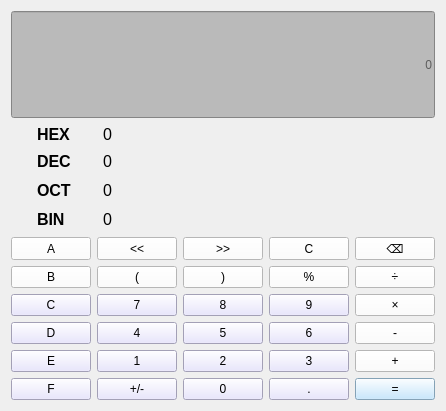
<?xml version="1.0" encoding="UTF-8"?>
<ui version="4.0">
 <class>Programmer</class>
 <widget class="QWidget" name="Programmer">
  <property name="geometry">
   <rect>
    <x>0</x>
    <y>0</y>
    <width>419</width>
    <height>411</height>
   </rect>
  </property>
  <property name="windowTitle">
   <string>Form</string>
  </property>
  <layout class="QVBoxLayout" name="verticalLayout">
   <item>
    <widget class="QLineEdit" name="display">
     <property name="sizePolicy">
      <sizepolicy hsizetype="Expanding" vsizetype="Preferred">
       <horstretch>0</horstretch>
       <verstretch>0</verstretch>
      </sizepolicy>
     </property>
     <property name="styleSheet">
      <string notr="true">font: 63 20pt &quot;Bahnschrift SemiBold&quot;;
background-color: rgb(186, 186, 186);
</string>
     </property>
     <property name="alignment">
      <set>Qt::AlignRight|Qt::AlignTrailing|Qt::AlignVCenter</set>
     </property>
     <property name="placeholderText">
      <string>0</string>
     </property>
    </widget>
   </item>
   <item>
    <layout class="QGridLayout" name="gridLayout_3">
     <item row="2" column="1">
      <widget class="QLabel" name="label_5">
       <property name="maximumSize">
        <size>
         <width>60</width>
         <height>16777215</height>
        </size>
       </property>
       <property name="font">
        <font>
         <family>Arial</family>
         <pointsize>12</pointsize>
         <weight>75</weight>
         <bold>true</bold>
        </font>
       </property>
       <property name="text">
        <string>OCT</string>
       </property>
      </widget>
     </item>
     <item row="0" column="1">
      <widget class="QLabel" name="label_3">
       <property name="maximumSize">
        <size>
         <width>60</width>
         <height>16777215</height>
        </size>
       </property>
       <property name="font">
        <font>
         <family>Arial</family>
         <pointsize>12</pointsize>
         <weight>75</weight>
         <bold>true</bold>
        </font>
       </property>
       <property name="text">
        <string>HEX</string>
       </property>
      </widget>
     </item>
     <item row="0" column="0">
      <widget class="QLabel" name="labelCur">
       <property name="maximumSize">
        <size>
         <width>20</width>
         <height>20</height>
        </size>
       </property>
       <property name="font">
        <font>
         <family>Arial</family>
         <pointsize>12</pointsize>
         <weight>75</weight>
         <bold>true</bold>
        </font>
       </property>
       <property name="styleSheet">
        <string notr="true">border-image: url(:/imgs/line.png);</string>
       </property>
       <property name="text">
        <string/>
       </property>
      </widget>
     </item>
     <item row="1" column="1">
      <widget class="QLabel" name="label_4">
       <property name="maximumSize">
        <size>
         <width>60</width>
         <height>16777215</height>
        </size>
       </property>
       <property name="font">
        <font>
         <family>Arial</family>
         <pointsize>12</pointsize>
         <weight>75</weight>
         <bold>true</bold>
        </font>
       </property>
       <property name="text">
        <string>DEC</string>
       </property>
      </widget>
     </item>
     <item row="1" column="2">
      <widget class="QLabel" name="labelDEC">
       <property name="font">
        <font>
         <family>Arial</family>
         <pointsize>12</pointsize>
        </font>
       </property>
       <property name="text">
        <string>0</string>
       </property>
      </widget>
     </item>
     <item row="2" column="2">
      <widget class="QLabel" name="labelOCT">
       <property name="font">
        <font>
         <family>Arial</family>
         <pointsize>12</pointsize>
        </font>
       </property>
       <property name="text">
        <string>0</string>
       </property>
      </widget>
     </item>
     <item row="3" column="2">
      <widget class="QLabel" name="labelBIN">
       <property name="font">
        <font>
         <family>Arial</family>
         <pointsize>12</pointsize>
        </font>
       </property>
       <property name="text">
        <string>0</string>
       </property>
      </widget>
     </item>
     <item row="3" column="1">
      <widget class="QLabel" name="label_6">
       <property name="maximumSize">
        <size>
         <width>60</width>
         <height>16777215</height>
        </size>
       </property>
       <property name="font">
        <font>
         <family>Arial</family>
         <pointsize>12</pointsize>
         <weight>75</weight>
         <bold>true</bold>
        </font>
       </property>
       <property name="text">
        <string>BIN</string>
       </property>
      </widget>
     </item>
     <item row="0" column="2">
      <widget class="QLabel" name="labelHEX">
       <property name="font">
        <font>
         <family>Arial</family>
         <pointsize>12</pointsize>
        </font>
       </property>
       <property name="text">
        <string>0</string>
       </property>
      </widget>
     </item>
    </layout>
   </item>
   <item>
    <layout class="QGridLayout" name="gridLayout_2">
     <item row="2" column="3">
      <widget class="QPushButton" name="btnNum9">
       <property name="sizePolicy">
        <sizepolicy hsizetype="Minimum" vsizetype="Minimum">
         <horstretch>0</horstretch>
         <verstretch>0</verstretch>
        </sizepolicy>
       </property>
       <property name="styleSheet">
        <string notr="true">QPushButton{
	font: 25 18pt &quot;Bahnschrift Light&quot;;
	background-color: rgb(228, 224, 255);
}

QPushButton::hover{
	background-color: rgb(177, 171, 255);
	color:black;
}

QPushButton::pressed{
	background-color: rgb(255, 255, 255);
	color:black;
}</string>
       </property>
       <property name="text">
        <string>9</string>
       </property>
      </widget>
     </item>
     <item row="0" column="1">
      <widget class="QPushButton" name="btnLeftMove">
       <property name="sizePolicy">
        <sizepolicy hsizetype="Minimum" vsizetype="Minimum">
         <horstretch>0</horstretch>
         <verstretch>0</verstretch>
        </sizepolicy>
       </property>
       <property name="styleSheet">
        <string notr="true">QPushButton{
	font: 25 18pt &quot;Bahnschrift Light&quot;;
	background-color: rgb(255, 255, 255);
}

QPushButton::hover{
	background-color: rgb(177, 171, 255);
	color:black;
}

QPushButton::pressed{
	background-color: rgb(200, 127, 128);
	color:black;
}</string>
       </property>
       <property name="text">
        <string>&lt;&lt;</string>
       </property>
      </widget>
     </item>
     <item row="0" column="0">
      <widget class="QPushButton" name="btnA">
       <property name="sizePolicy">
        <sizepolicy hsizetype="Minimum" vsizetype="Minimum">
         <horstretch>0</horstretch>
         <verstretch>0</verstretch>
        </sizepolicy>
       </property>
       <property name="styleSheet">
        <string notr="true">QPushButton{
	font: 25 18pt &quot;Bahnschrift Light&quot;;
	background-color: rgb(255, 255, 255);
}

QPushButton::hover{
	background-color: rgb(177, 171, 255);
	color:black;
}

QPushButton::pressed{
	background-color: rgb(200, 127, 128);
	color:black;
}</string>
       </property>
       <property name="text">
        <string>A</string>
       </property>
      </widget>
     </item>
     <item row="4" column="3">
      <widget class="QPushButton" name="btnNum3">
       <property name="sizePolicy">
        <sizepolicy hsizetype="Minimum" vsizetype="Minimum">
         <horstretch>0</horstretch>
         <verstretch>0</verstretch>
        </sizepolicy>
       </property>
       <property name="styleSheet">
        <string notr="true">QPushButton{
	font: 25 18pt &quot;Bahnschrift Light&quot;;
	background-color: rgb(228, 224, 255);
}

QPushButton::hover{
	background-color: rgb(177, 171, 255);
	color:black;
}

QPushButton::pressed{
	background-color: rgb(255, 255, 255);
	color:black;
}</string>
       </property>
       <property name="text">
        <string>3</string>
       </property>
      </widget>
     </item>
     <item row="0" column="2">
      <widget class="QPushButton" name="btnRightMove">
       <property name="sizePolicy">
        <sizepolicy hsizetype="Minimum" vsizetype="Minimum">
         <horstretch>0</horstretch>
         <verstretch>0</verstretch>
        </sizepolicy>
       </property>
       <property name="styleSheet">
        <string notr="true">QPushButton{
	font: 25 18pt &quot;Bahnschrift Light&quot;;
	background-color: rgb(255, 255, 255);
}

QPushButton::hover{
	background-color: rgb(177, 171, 255);
	color:black;
}

QPushButton::pressed{
	background-color: rgb(200, 127, 128);
	color:black;
}</string>
       </property>
       <property name="text">
        <string>&gt;&gt;</string>
       </property>
      </widget>
     </item>
     <item row="1" column="4">
      <widget class="QPushButton" name="btnDivide">
       <property name="sizePolicy">
        <sizepolicy hsizetype="Minimum" vsizetype="Minimum">
         <horstretch>0</horstretch>
         <verstretch>0</verstretch>
        </sizepolicy>
       </property>
       <property name="styleSheet">
        <string notr="true">QPushButton{
	font: 25 18pt &quot;Bahnschrift Light&quot;;
	background-color: rgb(255, 255, 255);
}

QPushButton::hover{
	background-color: rgb(177, 171, 255);
	color:black;
}

QPushButton::pressed{
	background-color: rgb(200, 127, 128);
	color:black;
}</string>
       </property>
       <property name="text">
        <string>÷</string>
       </property>
      </widget>
     </item>
     <item row="2" column="2">
      <widget class="QPushButton" name="btnNum8">
       <property name="sizePolicy">
        <sizepolicy hsizetype="Minimum" vsizetype="Minimum">
         <horstretch>0</horstretch>
         <verstretch>0</verstretch>
        </sizepolicy>
       </property>
       <property name="styleSheet">
        <string notr="true">QPushButton{
	font: 25 18pt &quot;Bahnschrift Light&quot;;
	background-color: rgb(228, 224, 255);
}

QPushButton::hover{
	background-color: rgb(177, 171, 255);
	color:black;
}

QPushButton::pressed{
	background-color: rgb(255, 255, 255);
	color:black;
}
</string>
       </property>
       <property name="text">
        <string>8</string>
       </property>
       <property name="checkable">
        <bool>false</bool>
       </property>
       <property name="autoDefault">
        <bool>false</bool>
       </property>
      </widget>
     </item>
     <item row="2" column="4">
      <widget class="QPushButton" name="btnMultiple">
       <property name="sizePolicy">
        <sizepolicy hsizetype="Minimum" vsizetype="Minimum">
         <horstretch>0</horstretch>
         <verstretch>0</verstretch>
        </sizepolicy>
       </property>
       <property name="styleSheet">
        <string notr="true">QPushButton{
	font: 25 18pt &quot;Bahnschrift Light&quot;;
	background-color: rgb(255, 255, 255);
}

QPushButton::hover{
	background-color: rgb(177, 171, 255);
	color:black;
}

QPushButton::pressed{
	background-color: rgb(200, 127, 128);
	color:black;
}</string>
       </property>
       <property name="text">
        <string>×</string>
       </property>
      </widget>
     </item>
     <item row="4" column="4">
      <widget class="QPushButton" name="btnPlus">
       <property name="sizePolicy">
        <sizepolicy hsizetype="Minimum" vsizetype="Minimum">
         <horstretch>0</horstretch>
         <verstretch>0</verstretch>
        </sizepolicy>
       </property>
       <property name="styleSheet">
        <string notr="true">QPushButton{
	font: 25 18pt &quot;Bahnschrift Light&quot;;
	background-color: rgb(255, 255, 255);
}

QPushButton::hover{
	background-color: rgb(177, 171, 255);
	color:black;
}

QPushButton::pressed{
	background-color: rgb(200, 127, 128);
	color:black;
}</string>
       </property>
       <property name="text">
        <string>+</string>
       </property>
      </widget>
     </item>
     <item row="2" column="0">
      <widget class="QPushButton" name="btnC">
       <property name="sizePolicy">
        <sizepolicy hsizetype="Minimum" vsizetype="Minimum">
         <horstretch>0</horstretch>
         <verstretch>0</verstretch>
        </sizepolicy>
       </property>
       <property name="styleSheet">
        <string notr="true">QPushButton{
	font: 25 18pt &quot;Bahnschrift Light&quot;;
	background-color: rgb(228, 224, 255);
}

QPushButton::hover{
	background-color: rgb(177, 171, 255);
	color:black;
}

QPushButton::pressed{
	background-color: rgb(255, 255, 255);
	color:black;
}
</string>
       </property>
       <property name="text">
        <string>C</string>
       </property>
      </widget>
     </item>
     <item row="4" column="1">
      <widget class="QPushButton" name="btnNum1">
       <property name="sizePolicy">
        <sizepolicy hsizetype="Minimum" vsizetype="Minimum">
         <horstretch>0</horstretch>
         <verstretch>0</verstretch>
        </sizepolicy>
       </property>
       <property name="styleSheet">
        <string notr="true">QPushButton{
	font: 25 18pt &quot;Bahnschrift Light&quot;;
	background-color: rgb(228, 224, 255);
}

QPushButton::hover{
	background-color: rgb(177, 171, 255);
	color:black;
}

QPushButton::pressed{
	background-color: rgb(255, 255, 255);
	color:black;
}</string>
       </property>
       <property name="text">
        <string>1</string>
       </property>
      </widget>
     </item>
     <item row="0" column="3">
      <widget class="QPushButton" name="btnClearAll">
       <property name="sizePolicy">
        <sizepolicy hsizetype="Minimum" vsizetype="Minimum">
         <horstretch>0</horstretch>
         <verstretch>0</verstretch>
        </sizepolicy>
       </property>
       <property name="styleSheet">
        <string notr="true">QPushButton{
	font: 25 18pt &quot;Bahnschrift Light&quot;;
	background-color: rgb(255, 255, 255);
}

QPushButton::hover{
	background-color: rgb(177, 171, 255);
	color:black;
}

QPushButton::pressed{
	background-color: rgb(200, 127, 128);
	color:black;
}</string>
       </property>
       <property name="text">
        <string>C</string>
       </property>
      </widget>
     </item>
     <item row="1" column="0">
      <widget class="QPushButton" name="btnB">
       <property name="sizePolicy">
        <sizepolicy hsizetype="Minimum" vsizetype="Minimum">
         <horstretch>0</horstretch>
         <verstretch>0</verstretch>
        </sizepolicy>
       </property>
       <property name="styleSheet">
        <string notr="true">QPushButton{
	font: 25 18pt &quot;Bahnschrift Light&quot;;
	background-color: rgb(255, 255, 255);
}

QPushButton::hover{
	background-color: rgb(177, 171, 255);
	color:black;
}

QPushButton::pressed{
	background-color: rgb(200, 127, 128);
	color:black;
}</string>
       </property>
       <property name="text">
        <string>B</string>
       </property>
      </widget>
     </item>
     <item row="5" column="4">
      <widget class="QPushButton" name="btnEqual">
       <property name="sizePolicy">
        <sizepolicy hsizetype="Minimum" vsizetype="Minimum">
         <horstretch>0</horstretch>
         <verstretch>0</verstretch>
        </sizepolicy>
       </property>
       <property name="styleSheet">
        <string notr="true">QPushButton{
	font: 25 18pt &quot;Bahnschrift Light&quot;;
	background-color: rgb(185, 227, 255);
}

QPushButton::hover{
	background-color: rgb(126, 210, 255);
	color:black;
}

QPushButton::pressed{
	background-color: rgb(255, 255, 255);
	color:black;
}
</string>
       </property>
       <property name="text">
        <string>=</string>
       </property>
      </widget>
     </item>
     <item row="1" column="1">
      <widget class="QPushButton" name="btnLeft">
       <property name="sizePolicy">
        <sizepolicy hsizetype="Minimum" vsizetype="Minimum">
         <horstretch>0</horstretch>
         <verstretch>0</verstretch>
        </sizepolicy>
       </property>
       <property name="styleSheet">
        <string notr="true">QPushButton{
	font: 25 18pt &quot;Bahnschrift Light&quot;;
	background-color: rgb(255, 255, 255);
}

QPushButton::hover{
	background-color: rgb(177, 171, 255);
	color:black;
}

QPushButton::pressed{
	background-color: rgb(200, 127, 128);
	color:black;
}</string>
       </property>
       <property name="text">
        <string>(</string>
       </property>
      </widget>
     </item>
     <item row="2" column="1">
      <widget class="QPushButton" name="btnNum7">
       <property name="sizePolicy">
        <sizepolicy hsizetype="Minimum" vsizetype="Minimum">
         <horstretch>0</horstretch>
         <verstretch>0</verstretch>
        </sizepolicy>
       </property>
       <property name="styleSheet">
        <string notr="true">QPushButton{
	font: 25 18pt &quot;Bahnschrift Light&quot;;
	background-color: rgb(228, 224, 255);
}

QPushButton::hover{
	background-color: rgb(177, 171, 255);
	color:black;
}

QPushButton::pressed{
	background-color: rgb(255, 255, 255);
	color:black;
}
</string>
       </property>
       <property name="text">
        <string>7</string>
       </property>
      </widget>
     </item>
     <item row="4" column="2">
      <widget class="QPushButton" name="btnNum2">
       <property name="sizePolicy">
        <sizepolicy hsizetype="Minimum" vsizetype="Minimum">
         <horstretch>0</horstretch>
         <verstretch>0</verstretch>
        </sizepolicy>
       </property>
       <property name="styleSheet">
        <string notr="true">QPushButton{
	font: 25 18pt &quot;Bahnschrift Light&quot;;
	background-color: rgb(228, 224, 255);
}

QPushButton::hover{
	background-color: rgb(177, 171, 255);
	color:black;
}

QPushButton::pressed{
	background-color: rgb(255, 255, 255);
	color:black;
}</string>
       </property>
       <property name="text">
        <string>2</string>
       </property>
      </widget>
     </item>
     <item row="3" column="2">
      <widget class="QPushButton" name="btnNum5">
       <property name="sizePolicy">
        <sizepolicy hsizetype="Minimum" vsizetype="Minimum">
         <horstretch>0</horstretch>
         <verstretch>0</verstretch>
        </sizepolicy>
       </property>
       <property name="styleSheet">
        <string notr="true">QPushButton{
	font: 25 18pt &quot;Bahnschrift Light&quot;;
	background-color: rgb(228, 224, 255);
}

QPushButton::hover{
	background-color: rgb(177, 171, 255);
	color:black;
}

QPushButton::pressed{
	background-color: rgb(255, 255, 255);
	color:black;
}</string>
       </property>
       <property name="text">
        <string>5</string>
       </property>
      </widget>
     </item>
     <item row="3" column="4">
      <widget class="QPushButton" name="btnMinus">
       <property name="sizePolicy">
        <sizepolicy hsizetype="Minimum" vsizetype="Minimum">
         <horstretch>0</horstretch>
         <verstretch>0</verstretch>
        </sizepolicy>
       </property>
       <property name="styleSheet">
        <string notr="true">QPushButton{
	font: 25 18pt &quot;Bahnschrift Light&quot;;
	background-color: rgb(255, 255, 255);
}

QPushButton::hover{
	background-color: rgb(177, 171, 255);
	color:black;
}

QPushButton::pressed{
	background-color: rgb(200, 127, 128);
	color:black;
}</string>
       </property>
       <property name="text">
        <string>-</string>
       </property>
      </widget>
     </item>
     <item row="1" column="2">
      <widget class="QPushButton" name="btnRight">
       <property name="sizePolicy">
        <sizepolicy hsizetype="Minimum" vsizetype="Minimum">
         <horstretch>0</horstretch>
         <verstretch>0</verstretch>
        </sizepolicy>
       </property>
       <property name="styleSheet">
        <string notr="true">QPushButton{
	font: 25 18pt &quot;Bahnschrift Light&quot;;
	background-color: rgb(255, 255, 255);
}

QPushButton::hover{
	background-color: rgb(177, 171, 255);
	color:black;
}

QPushButton::pressed{
	background-color: rgb(200, 127, 128);
	color:black;
}</string>
       </property>
       <property name="text">
        <string>)</string>
       </property>
      </widget>
     </item>
     <item row="0" column="4">
      <widget class="QPushButton" name="btnDel">
       <property name="sizePolicy">
        <sizepolicy hsizetype="Minimum" vsizetype="Minimum">
         <horstretch>0</horstretch>
         <verstretch>0</verstretch>
        </sizepolicy>
       </property>
       <property name="styleSheet">
        <string notr="true">QPushButton{
	font: 25 18pt &quot;Bahnschrift Light&quot;;
	background-color: rgb(255, 255, 255);
}

QPushButton::hover{
	background-color: rgb(177, 171, 255);
	color:black;
}

QPushButton::pressed{
	background-color: rgb(200, 127, 128);
	color:black;
}</string>
       </property>
       <property name="text">
        <string>⌫</string>
       </property>
      </widget>
     </item>
     <item row="3" column="1">
      <widget class="QPushButton" name="btnNum4">
       <property name="sizePolicy">
        <sizepolicy hsizetype="Minimum" vsizetype="Minimum">
         <horstretch>0</horstretch>
         <verstretch>0</verstretch>
        </sizepolicy>
       </property>
       <property name="styleSheet">
        <string notr="true">QPushButton{
	font: 25 18pt &quot;Bahnschrift Light&quot;;
	background-color: rgb(228, 224, 255);
}

QPushButton::hover{
	background-color: rgb(177, 171, 255);
	color:black;
}

QPushButton::pressed{
	background-color: rgb(255, 255, 255);
	color:black;
}</string>
       </property>
       <property name="text">
        <string>4</string>
       </property>
      </widget>
     </item>
     <item row="3" column="3">
      <widget class="QPushButton" name="btnNum6">
       <property name="sizePolicy">
        <sizepolicy hsizetype="Minimum" vsizetype="Minimum">
         <horstretch>0</horstretch>
         <verstretch>0</verstretch>
        </sizepolicy>
       </property>
       <property name="styleSheet">
        <string notr="true">QPushButton{
	font: 25 18pt &quot;Bahnschrift Light&quot;;
	background-color: rgb(228, 224, 255);
}

QPushButton::hover{
	background-color: rgb(177, 171, 255);
	color:black;
}

QPushButton::pressed{
	background-color: rgb(255, 255, 255);
	color:black;
}</string>
       </property>
       <property name="text">
        <string>6</string>
       </property>
      </widget>
     </item>
     <item row="3" column="0">
      <widget class="QPushButton" name="btnD">
       <property name="sizePolicy">
        <sizepolicy hsizetype="Minimum" vsizetype="Minimum">
         <horstretch>0</horstretch>
         <verstretch>0</verstretch>
        </sizepolicy>
       </property>
       <property name="styleSheet">
        <string notr="true">QPushButton{
	font: 25 18pt &quot;Bahnschrift Light&quot;;
	background-color: rgb(228, 224, 255);
}

QPushButton::hover{
	background-color: rgb(177, 171, 255);
	color:black;
}

QPushButton::pressed{
	background-color: rgb(255, 255, 255);
	color:black;
}</string>
       </property>
       <property name="text">
        <string>D</string>
       </property>
      </widget>
     </item>
     <item row="4" column="0">
      <widget class="QPushButton" name="btnE">
       <property name="sizePolicy">
        <sizepolicy hsizetype="Minimum" vsizetype="Minimum">
         <horstretch>0</horstretch>
         <verstretch>0</verstretch>
        </sizepolicy>
       </property>
       <property name="styleSheet">
        <string notr="true">QPushButton{
	font: 25 18pt &quot;Bahnschrift Light&quot;;
	background-color: rgb(228, 224, 255);
}

QPushButton::hover{
	background-color: rgb(177, 171, 255);
	color:black;
}

QPushButton::pressed{
	background-color: rgb(255, 255, 255);
	color:black;
}</string>
       </property>
       <property name="text">
        <string>E</string>
       </property>
      </widget>
     </item>
     <item row="1" column="3">
      <widget class="QPushButton" name="btnPercentage">
       <property name="sizePolicy">
        <sizepolicy hsizetype="Minimum" vsizetype="Minimum">
         <horstretch>0</horstretch>
         <verstretch>0</verstretch>
        </sizepolicy>
       </property>
       <property name="styleSheet">
        <string notr="true">QPushButton{
	font: 25 18pt &quot;Bahnschrift Light&quot;;
	background-color: rgb(255, 255, 255);
}

QPushButton::hover{
	background-color: rgb(177, 171, 255);
	color:black;
}

QPushButton::pressed{
	background-color: rgb(200, 127, 128);
	color:black;
}</string>
       </property>
       <property name="text">
        <string>%</string>
       </property>
      </widget>
     </item>
     <item row="5" column="3">
      <widget class="QPushButton" name="btnPeriod">
       <property name="sizePolicy">
        <sizepolicy hsizetype="Minimum" vsizetype="Minimum">
         <horstretch>0</horstretch>
         <verstretch>0</verstretch>
        </sizepolicy>
       </property>
       <property name="styleSheet">
        <string notr="true">QPushButton{
	font: 25 18pt &quot;Bahnschrift Light&quot;;
	background-color: rgb(228, 224, 255);
}

QPushButton::hover{
	background-color: rgb(177, 171, 255);
	color:black;
}

QPushButton::pressed{
	background-color: rgb(255, 255, 255);
	color:black;
}</string>
       </property>
       <property name="text">
        <string>.</string>
       </property>
      </widget>
     </item>
     <item row="5" column="2">
      <widget class="QPushButton" name="btnNum0">
       <property name="sizePolicy">
        <sizepolicy hsizetype="Minimum" vsizetype="Minimum">
         <horstretch>0</horstretch>
         <verstretch>0</verstretch>
        </sizepolicy>
       </property>
       <property name="styleSheet">
        <string notr="true">QPushButton{
	font: 25 18pt &quot;Bahnschrift Light&quot;;
	background-color: rgb(228, 224, 255);
}

QPushButton::hover{
	background-color: rgb(177, 171, 255);
	color:black;
}

QPushButton::pressed{
	background-color: rgb(255, 255, 255);
	color:black;
}</string>
       </property>
       <property name="text">
        <string>0</string>
       </property>
      </widget>
     </item>
     <item row="5" column="1">
      <widget class="QPushButton" name="btnZhengFu">
       <property name="sizePolicy">
        <sizepolicy hsizetype="Minimum" vsizetype="Minimum">
         <horstretch>0</horstretch>
         <verstretch>0</verstretch>
        </sizepolicy>
       </property>
       <property name="styleSheet">
        <string notr="true">QPushButton{
	font: 25 18pt &quot;Bahnschrift Light&quot;;
	background-color: rgb(228, 224, 255);
}

QPushButton::hover{
	background-color: rgb(177, 171, 255);
	color:black;
}

QPushButton::pressed{
	background-color: rgb(255, 255, 255);
	color:black;
}</string>
       </property>
       <property name="text">
        <string>+/-</string>
       </property>
      </widget>
     </item>
     <item row="5" column="0">
      <widget class="QPushButton" name="btnF">
       <property name="sizePolicy">
        <sizepolicy hsizetype="Minimum" vsizetype="Minimum">
         <horstretch>0</horstretch>
         <verstretch>0</verstretch>
        </sizepolicy>
       </property>
       <property name="styleSheet">
        <string notr="true">QPushButton{
	font: 25 18pt &quot;Bahnschrift Light&quot;;
	background-color: rgb(228, 224, 255);
}

QPushButton::hover{
	background-color: rgb(177, 171, 255);
	color:black;
}

QPushButton::pressed{
	background-color: rgb(255, 255, 255);
	color:black;
}</string>
       </property>
       <property name="text">
        <string>F</string>
       </property>
      </widget>
     </item>
    </layout>
   </item>
  </layout>
 </widget>
 <resources/>
 <connections/>
</ui>
